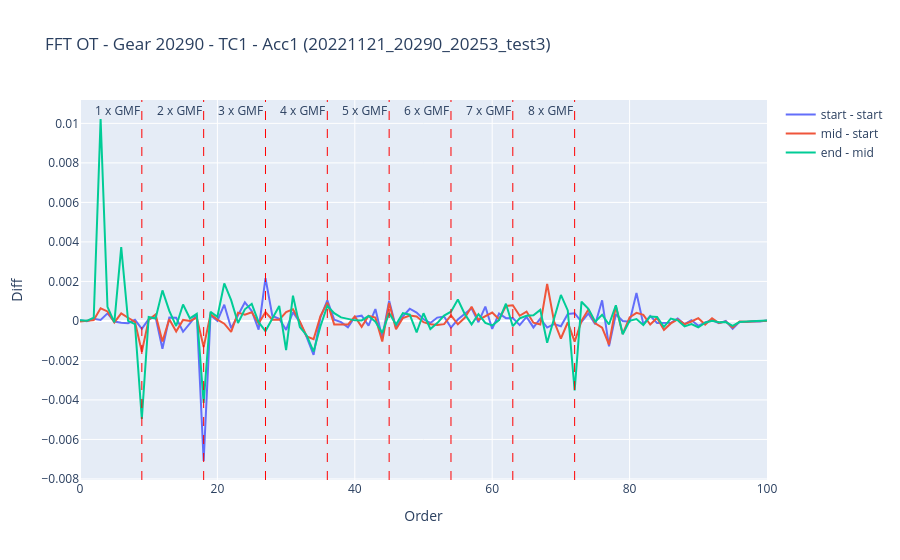

The notebook cell this image was saved under:
### Code cell
fig = go.Figure()
fig.add_trace(
    go.Scatter(
        y=pro_data[f"acc{sensor}"].iloc[1000] - pro_data[f"acc{sensor}"].iloc[100],
        mode="lines",
        name=f"start - start",
    )
)
fig.add_trace(
    go.Scatter(
        y=pro_data[f"acc{sensor}"].iloc[8000] - pro_data[f"acc{sensor}"].iloc[100],
        mode="lines",
        name=f"mid - start",
    )
)
fig.add_trace(
    go.Scatter(
        y=pro_data[f"acc{sensor}"].iloc[17000] - pro_data[f"acc{sensor}"].iloc[100],
        mode="lines",
        name=f"end - mid",
    )
)
fig.update_layout(
    title=f"FFT OT - Gear {gear} - TC{TC} - Acc{sensor} ({run})",
    xaxis_title="Order",
    yaxis_title="Diff",
)
for i in range(1, 9):
    fig.add_vline(
        x=i * pinion_teeth,
        line=dict(color="red", width=1, dash="dash"),
        annotation_text=f"{i} x GMF",
        annotation_position="top left",
    )
fig.show()

### Figure 1 — Plotly figure (JSON) as saved in the notebook; plotly's stock layout.template omitted (floating-point values rounded to 4 significant figures)
{"data": [{"mode": "lines", "name": "start - start", "type": "scatter", "y": [3.24e-05, -2.074e-05, 0.0001041, 4.437e-05, 0.000381, -2.927e-05, -9.037e-05, -0.0001179, 5.523e-05, -0.0003993, 9.202e-05, 0.0001981, -0.001409, 0.0001732, 0.0001556, -0.0005502, -0.0001248, 0.0003142, -0.007092, 0.0002914, -2.233e-06, 0.0008201, -0.000375, 0.0002762, 0.0009412, 0.0005043, -0.0004431, 0.002163, 0.0002494, 0.0001078, -0.0004531, 0.0004461, -6.805e-05, -0.00082, -0.001716, 0.000176, 0.001046, 6.428e-05, -6.38e-05, -0.0003278, 0.0002056, 0.0002656, -0.0002416, 0.0005985, -0.000852, 0.001024, -0.0003447, 0.0002361, 0.0006164, 0.0004224, 8.35e-05, -0.0001026, 0.0001684, 0.0002185, -0.0003354, 6.982e-05, 0.0003523, 0.0006404, -6.495e-05, 0.0007254, -0.0004075, 0.0003748, 0.0001389, 0.0001442, -0.0002125, 0.0002053, -0.0003288, 0.0001198, -0.0003372, -0.0001584, -0.0002683, 0.0003538, 0.0003908, -4.483e-05, 0.0003798, -0.0001656, 0.001042, -0.001286, 0.0003377, -1.177e-06, -3.914e-05, 0.001409, -0.0001634, 0.000253, -0.0001045, -0.0001051, -9.728e-05, 0.0001275, -0.0001668, 4.077e-05, -0.0002474, -7.465e-05, 4.396e-05, -0.0001113, 2.216e-06, -0.0004001, -4.719e-05, -5.198e-05, -1.182e-05, -2.882e-05, 2.651e-05]}, {"mode": "lines", "name": "mid - start", "type": "scatter", "y": [-3.496e-05, 2.162e-05, 4.832e-05, 0.0006353, 0.0004801, -7.565e-05, 0.0003833, 0.0001606, -5.144e-05, -0.001561, 5.829e-05, 0.0003215, -0.001042, 8.881e-05, -0.0005313, 4.911e-05, -2.002e-06, 0.0001659, -0.001327, 0.0003394, 6.564e-05, -0.0001396, -0.0005506, 0.0004192, 0.0003198, 0.0004361, -0.0001187, 0.0004398, 6.204e-05, 5.541e-05, 0.0004507, 0.000589, -2.865e-05, -0.0007881, -0.0009288, 0.0002457, 0.0009268, -0.0001767, -0.0001827, -0.000187, 0.000226, -0.0002986, 0.0002574, 0.0001661, -0.00104, 0.0009093, -0.0004254, 0.0001436, 0.0002687, 0.0002234, -6.613e-05, -0.0001687, -0.0002059, -0.000164, 0.0002804, -0.0001713, 0.0001574, 0.000718, 4.727e-05, 0.0002442, 0.0004219, 8.105e-05, 0.0007536, 0.0007938, 0.0002606, 0.0004742, -9.262e-05, -0.0001821, 0.001874, -1.753e-05, -0.0008907, -7.052e-05, -0.001052, 3.516e-06, 0.0005831, -0.0001177, -0.000344, -0.001194, 0.0007461, -0.0006613, 0.0001788, 0.0004053, 0.0003047, -0.0001833, 0.0001518, -0.0004604, -0.0001267, 7.365e-05, -0.0001612, -2.961e-05, 0.0001398, -0.0001828, 0.0001316, -0.0001058, -3.102e-05, -0.0003351, -3.306e-05, -3.791e-05, -2.751e-05, -3.241e-05, 9.033e-06]}, {"mode": "lines", "name": "end - mid", "type": "scatter", "y": [3.214e-05, 4.238e-06, 0.00017, 0.01022, 0.0007113, -7.859e-05, 0.003736, 1.309e-06, -0.0001657, -0.004966, 0.0001955, 0.0001215, 0.001546, 0.0005065, -0.0002596, 0.0008318, 0.000125, 0.0003585, -0.004146, 0.0004543, 0.0002093, 0.001895, 0.001051, -0.0001026, 0.0005881, 0.0008667, -6.229e-05, -0.0005158, 0.0001256, 0.0007582, -0.001478, 0.001279, -0.0003104, -0.0007365, -0.001552, -0.0002701, 0.0007637, 0.0003887, 0.0001787, 8.876e-05, 2.726e-05, 2.513e-05, 0.0002465, -3.95e-05, -0.000613, 0.000402, -0.0001816, 0.000397, 0.0003147, -0.0005792, 0.0003876, -0.0004098, -0.0001098, 0.0002731, 0.0004684, 0.001081, 0.0003552, -0.0001747, 0.0003434, -0.0001047, -0.0002304, 3.884e-05, 0.0008696, -0.0002689, 0.0001342, 0.0002639, 0.0002811, 0.0005575, -0.001103, 0.0001105, 0.001315, 0.0005294, -0.003514, 0.0009731, 0.0006135, -3.566e-05, 0.0003136, -0.0001819, 0.0007913, -0.0006723, 1.309e-06, 9.395e-05, -0.0002065, 0.0002267, 0.0001942, -0.0003061, 0.0001201, 3.081e-05, -0.0002758, -0.0001572, -0.0003216, -9.384e-05, 3.059e-06, -7.218e-05, -6.045e-05, -0.0002528, -5.544e-05, -2.971e-05, -2.07e-05, -8.024e-06, 1.622e-05]}], "layout": {"annotations": [{"showarrow": false, "text": "1 x GMF", "x": 9, "xanchor": "right", "xref": "x", "y": 1, "yanchor": "top", "yref": "y domain"}, {"showarrow": false, "text": "2 x GMF", "x": 18, "xanchor": "right", "xref": "x", "y": 1, "yanchor": "top", "yref": "y domain"}, {"showarrow": false, "text": "3 x GMF", "x": 27, "xanchor": "right", "xref": "x", "y": 1, "yanchor": "top", "yref": "y domain"}, {"showarrow": false, "text": "4 x GMF", "x": 36, "xanchor": "right", "xref": "x", "y": 1, "yanchor": "top", "yref": "y domain"}, {"showarrow": false, "text": "5 x GMF", "x": 45, "xanchor": "right", "xref": "x", "y": 1, "yanchor": "top", "yref": "y domain"}, {"showarrow": false, "text": "6 x GMF", "x": 54, "xanchor": "right", "xref": "x", "y": 1, "yanchor": "top", "yref": "y domain"}, {"showarrow": false, "text": "7 x GMF", "x": 63, "xanchor": "right", "xref": "x", "y": 1, "yanchor": "top", "yref": "y domain"}, {"showarrow": false, "text": "8 x GMF", "x": 72, "xanchor": "right", "xref": "x", "y": 1, "yanchor": "top", "yref": "y domain"}], "shapes": [{"line": {"color": "red", "dash": "dash", "width": 1}, "type": "line", "x0": 9, "x1": 9, "xref": "x", "y0": 0, "y1": 1, "yref": "y domain"}, {"line": {"color": "red", "dash": "dash", "width": 1}, "type": "line", "x0": 18, "x1": 18, "xref": "x", "y0": 0, "y1": 1, "yref": "y domain"}, {"line": {"color": "red", "dash": "dash", "width": 1}, "type": "line", "x0": 27, "x1": 27, "xref": "x", "y0": 0, "y1": 1, "yref": "y domain"}, {"line": {"color": "red", "dash": "dash", "width": 1}, "type": "line", "x0": 36, "x1": 36, "xref": "x", "y0": 0, "y1": 1, "yref": "y domain"}, {"line": {"color": "red", "dash": "dash", "width": 1}, "type": "line", "x0": 45, "x1": 45, "xref": "x", "y0": 0, "y1": 1, "yref": "y domain"}, {"line": {"color": "red", "dash": "dash", "width": 1}, "type": "line", "x0": 54, "x1": 54, "xref": "x", "y0": 0, "y1": 1, "yref": "y domain"}, {"line": {"color": "red", "dash": "dash", "width": 1}, "type": "line", "x0": 63, "x1": 63, "xref": "x", "y0": 0, "y1": 1, "yref": "y domain"}, {"line": {"color": "red", "dash": "dash", "width": 1}, "type": "line", "x0": 72, "x1": 72, "xref": "x", "y0": 0, "y1": 1, "yref": "y domain"}], "title": {"text": "FFT OT - Gear 20290 - TC1 - Acc1 (20221121_20290_20253_test3)"}, "xaxis": {"title": {"text": "Order"}}, "yaxis": {"title": {"text": "Diff"}}}}
